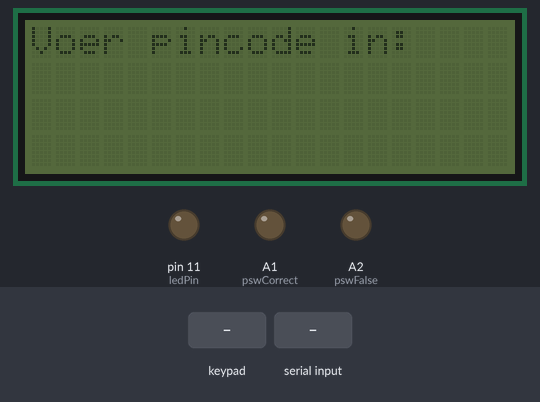
The sketch below on a simulated Arduino Uno, built with avr-gcc and run on an emulated ATmega328P. On the bench: 20×4 character LCD, output pins drawn as LEDs (lit = HIGH). Inputs (shaded band) come from the test bench. Pins used as bus, display or sensor lines are not drawn; what the sketch prints to the serial monitor is not drawn.

Above: at 10.6 s.
10.7 s: keypad keys 0 0 0 0 * pressed 0.4 s apart
At 13.1 s:
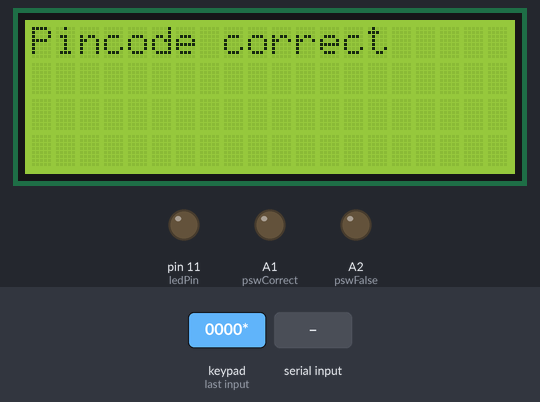
At 14.0 s:
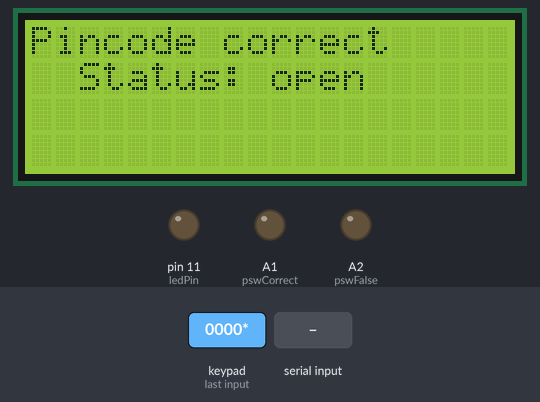
14.2 s: key '*' pressed
17.2 s: "*" received over Serial
22.2 s: "#" received over Serial
25.2 s: keypad keys 0 0 0 0 A pressed 0.4 s apart
At 28.8 s:
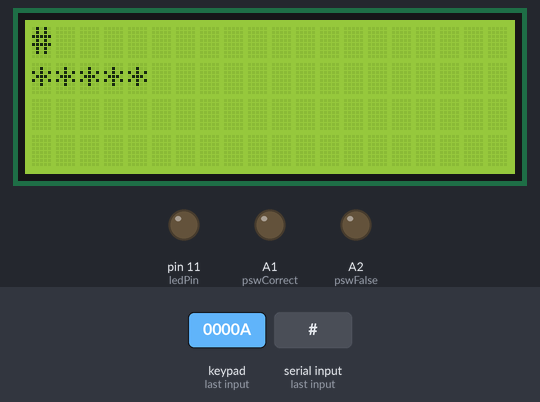
29.0 s: key 'A' pressed
At 31.4 s:
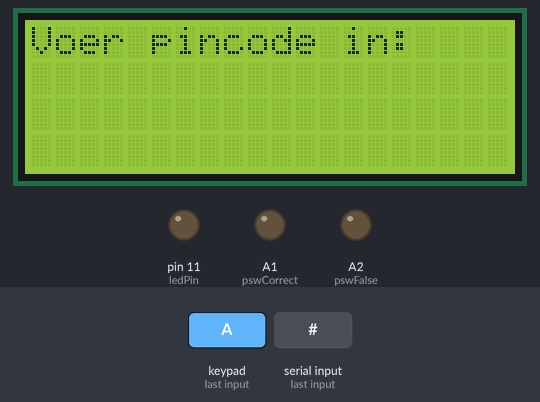
Timing chart, 0 to 32.9 s (numbered marks = the images above; inputs shaded):
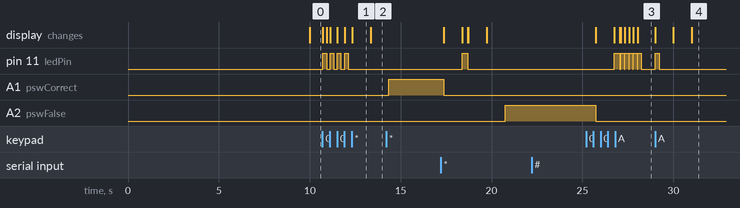

Measured:
- after the input at 10.7 s, pin 11 (ledPin): alternates HIGH for 0.20 s and LOW for 0.20 s, 8 changes in all, then stays LOW, starting at once; the display: first changes at once (image 1 shows a later state)
- after the input at 22.2 s, every drawn part: stays the same
- after the input at 25.2 s, the display: first differs from a run without the input after 1.9 s (image 3 shows a later state)
- after the input at 29.0 s, pin 11 (ledPin): LOW → HIGH at once, → LOW 0.20 s later; the display: first changes at once (image 4 shows a later state)
- what the display in image 1 shows lasts 1.1 s, from 12.3 s to 13.4 s

The sketch:

digitalLocker.ino
```cpp
/*4x4 Matrix Keypad connected to Arduino
  This code prints the key pressed on the keypad to the serial port*/

#include <Keypad.h>
#include <Password.h>
#include <Wire.h>
#include <LiquidCrystal_I2C.h>


#define pswCorrect A1
#define pswFalse A2

int lockLatch = 12;
int ledPin = 11;
const byte numRows = 4; //number of rows on the keypad
const byte numCols = 4; //number of columns on the keypad

long displayTimeout = 0;
long passwordTimeout = 0;

Password psw = Password("0000"); //unlock passcode, this will be your unlock code


//keymap defines the key pressed according to the row and columns just as appears on the keypad
char keymap[numRows][numCols] =
{
  {'1', '2', '3', 'A'},
  {'4', '5', '6', 'B'},
  {'7', '8', '9', 'C'},
  {'*', '0', '#', 'D'}
};

//Code that shows the the keypad connections to the arduino terminals
byte rowPins[numRows] = {9, 8, 7, 6}; //Rows 0 to 3
byte colPins[numCols] = {5, 4, 3, 2}; //Columns 0 to 3

//initializes an instance of the Keypad class
Keypad myKeypad = Keypad(makeKeymap(keymap), rowPins, colPins, numRows, numCols);

//Initialise an instance and Set the LCD I2C address NOTE: for MH boards use 0x3f as i2c address
LiquidCrystal_I2C lcd(0x3f, 2, 1, 0, 4, 5, 6, 7, 3, POSITIVE);

void setup()
{
  //init pins
  pinMode(pswCorrect, OUTPUT);
  pinMode(pswFalse, OUTPUT);
  pinMode(lockLatch, OUTPUT);
  pinMode(ledPin, OUTPUT);

  //initialise devices
  Serial.begin(9600);
  lcd.begin(20, 4);
  myKeypad.addEventListener(keypadEvent);

  //OLED: Write characters on the display
  // NOTE: Cursor Position: Lines and Characters start at 0
  //Start at character 4 on line 0
  lcd.setCursor(0, 0);
  lcd.print("Voer pincode in:");

  delay(1000);
}

//If key is pressed, this key is stored in 'keypressed' variable
//If key is not equal to 'NO_KEY', then this key is printed out
//if count=17, then count is reset back to 0 (this means no key is pressed during the whole keypad scan process

void loop()
{

  char keypressed = myKeypad.getKey();
  digitalWrite(ledPin, LOW);

  //keypad handling
  if (keypressed != NO_KEY)
  {
    Serial.print(keypressed);
    digitalWrite(ledPin, HIGH);   // sets the LED on
    displayTimeout = millis();
    delay(200);
  }

  if ((millis() - displayTimeout) < 10000)
  {

    lcd.setBacklight(HIGH);
  }
  else
  {
    //displayTimeout  = millis();
    lcd.setBacklight(LOW);
  }

  if  ((millis() - passwordTimeout) > 30000)
  {
    passwordTimeout = millis();
    passwordReset();
  }

  //lcd handling
  if (Serial.available())
  {
    delay(100);
    lcd.clear();
    // read all the available characters
    while (Serial.available() > 0)
    {
      // display each character to the LCD
      lcd.write(Serial.read());
    }
  }
}

int pincodeLength = 0;

void keypadEvent(KeypadEvent specialKeys)
{
  switch (myKeypad.getState())
  {
    case PRESSED:
      Serial.print("Enter:");
      Serial.println(specialKeys);
      delay(10);
      Serial.write(254);

      switch (specialKeys)
      {
        case '*': {
            checkPassword();
            delay(1);
            break;
          }

        case '#': {
            psw.reset();
            delay(1);
            lcd.clear();
            delay(1000);
            lcd.print("Voer pincode in:");
            pincodeLength = 0;
            break;
          }

        default:
          {
            psw.append(specialKeys);
            delay(1);
            lcd.setCursor(pincodeLength, 1);
            lcd.print("*");
            pincodeLength++;
            break;
          }
      }
  }
}

void checkPassword()
{

  if (psw.evaluate())  //if password is right open

  {
    Serial.println("Accepted");
    Serial.write(254); delay(10);
    //Add code to run if it works
    lcd.clear();
    lcd.setCursor(0, 0);
    lcd.print("Pincode correct");
    delay(1000);
    lcd.setCursor(2, 1);
    lcd.print("Status: open");
    delay(1000);
    digitalWrite(lockLatch, HIGH);
    digitalWrite(pswCorrect, HIGH);
    delay(3000);
    digitalWrite(lockLatch, LOW);
    digitalWrite(pswCorrect, LOW);

  }


  else
  {
    Serial.println("Denied"); //if passwords wrong keep locked
    //add code to run if it did not work

    lcd.clear();
    lcd.setCursor(2, 0);
    lcd.print("Pincode fout");
    delay(1000);
    lcd.setCursor(1, 1);
    lcd.print("Status: closed");
    delay(1000);
    digitalWrite(pswFalse, HIGH);
    digitalWrite(lockLatch, LOW);
    delay(5000);
    digitalWrite(pswFalse, LOW);

  }

passwordReset();

}

void passwordReset()

{
  psw.reset();
  delay(1);
  lcd.clear();
  delay(1000);
  lcd.print("Voer pincode in:");
  pincodeLength = 0;
}
```
